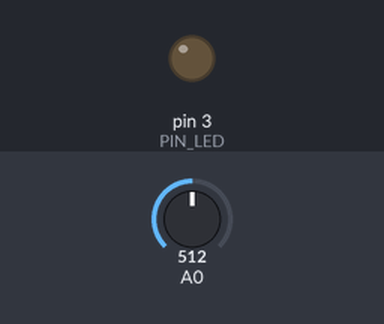
The program below on a simulated Arduino Uno, built with avr-gcc and run on an emulated ATmega328P. On the bench: output pins drawn as LEDs (lit = HIGH). Inputs (shaded band) come from the test bench; at power-on: A0 = 512.

Above: at 1.3 s.
1.4 s: A0 set to 419
3.5 s: A0 set to 388
At 4.8 s:
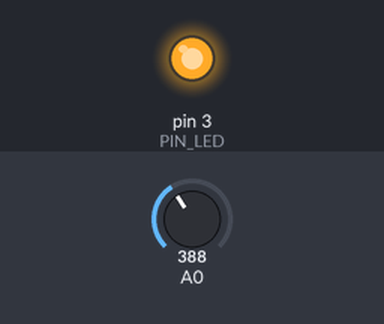
Timing chart, 0 to 6.5 s (numbered marks = the images above; inputs shaded):
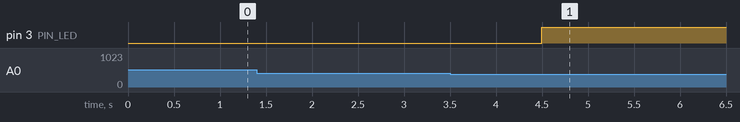

The program:

main.cpp
```cpp
#include <Arduino.h>

#define PIN_LED 3

void setup() {
  pinMode(PIN_LED, OUTPUT);
  Serial.begin(9600);
  delay(100);
}

void loop() {
  const uint16_t SEUIL_NUIT = 400;
  const uint16_t SEUIL_JOUR = 800;
  const uint32_t JOUR_MIN = 5000;   // Durée minimale en millisecondes de détection du jour avant extinction
  const uint32_t NUIT_MIN = 1000;   // Durée minimale de détection de la nuit avant allumage
  static uint32_t heureJour = 0;    // Heure de la dernière détection de jour
  static uint32_t heureNuit = 0;    // Heure de la détection du début de la nuit

  enum tEtats {JOUR, DEBUT_NUIT, NUIT, DEBUT_JOUR};
  static tEtats etat = JOUR;

  uint16_t luminosite = analogRead(A0);

  switch(etat) {
    case JOUR:
      if (luminosite <= SEUIL_NUIT) {
        etat = DEBUT_NUIT;
        heureNuit = millis();
      }
      break;
    case DEBUT_NUIT:
      if (luminosite >= SEUIL_JOUR) etat = JOUR;
      if ((millis() - heureNuit) >= NUIT_MIN) {
        etat = NUIT;
        digitalWrite(PIN_LED, HIGH);
      }
    break;
    case NUIT:
      if (luminosite >= SEUIL_JOUR) {
        heureJour = millis();
        etat = DEBUT_JOUR;
      }
    break;
    case DEBUT_JOUR:
      if ((millis() - heureJour) >= JOUR_MIN) {
        digitalWrite(PIN_LED, LOW);
        etat = JOUR;
      }
      if (luminosite < SEUIL_JOUR) etat = NUIT;
    break;
  }
}
```

Measured:
- the behaviour switches between 401 and 400 on A0 (found by bisection; images 0 and 1)
- after the input at 1.4 s, every drawn part: stays the same
- after the input at 3.5 s, pin 3 (PIN_LED): LOW → HIGH after 1.0 s
